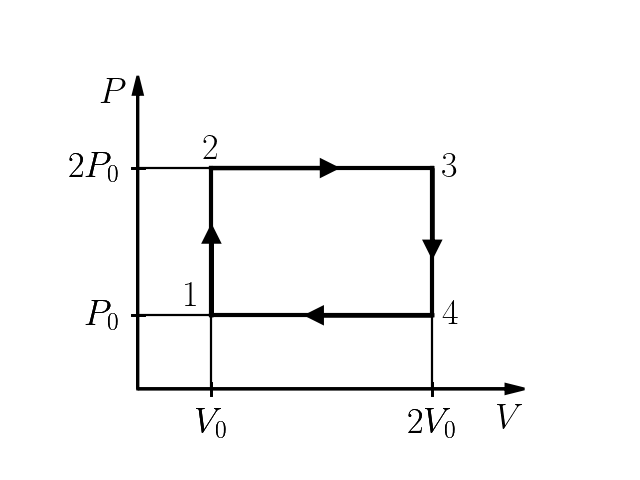

Write Python code to recreate this figure.
from MKT import *

axes = Axes(10, 'P/$P$', 'V/$V$', ltx=True, fontsize=26, yratio=0.8)

v1 = (2, '$V_0$')
v2 = (8, '$2V_0$')
p1 = (2, '$P_0$')
p2 = (6, '$2P_0$')

state1 = State(axes, v=v1, p=p1, patch='$1$', patch_pos='TL')
state2 = State(axes, v=v1, p=p2, patch='$2$', patch_pos='T')
state3 = State(axes, v=v2, p=p2, patch='$3$', patch_pos='R')
state4 = State(axes, v=v2, p=p1, patch='$4$', patch_pos='R')

axes.process(state1, state2, lwmult=1.5)
axes.process(state2, state3, lwmult=1.5)
axes.process(state3, state4, lwmult=1.5)
axes.process(state4, state1, lwmult=1.5)

axes.line(state1, tp='xp', linestyle='-')
axes.line(state1, tp='yp', linestyle='-')
axes.line(state2, tp='xp', linestyle='-')
axes.line(state4, tp='yp', linestyle='-')

#savefig('9.23.pdf')
show()
